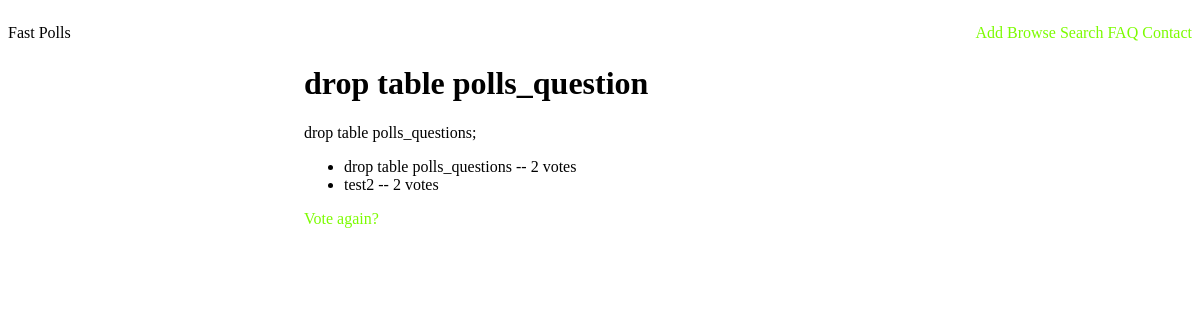
/polls/2/results, run on the app's committed database.
### polls/models.py (models this page shows, shortened)
class Question(models.Model):
    title = models.CharField(max_length=100)
    question_text = models.CharField(max_length=300)
    pub_date = models.DateTimeField('Publication Date')

class Choice(models.Model):
    question = models.ForeignKey(Question)
    choice_text = models.CharField(max_length=300)
    votes = models.IntegerField(default=0)

### polls/views.py (the view)
# urls.py: url(r'^(?P<question_id>[0-9]+)/results$', views.results, name='results'),
def results(request, question_id):
    question = get_object_or_404(Question, pk=question_id)
    return render(request, 'polls/results.html', {'question': question})

### templates/polls/results.html
{% extends 'fast_polls/base.html' %}
{% block main %}
    <h1>{% block title %}{{ question.title }}{% endblock %}</h1>
    <p>{{ question.question_text }}</p>
        <ul>
            {% for choice in question.choice_set.all %}
                <li>{{ choice.choice_text }} -- {{ choice.votes }} vote{{ choice.votes|pluralize }}</li>
            {% endfor %}
        </ul>
    <a href="{% url 'polls:vote' question.id %}">Vote again?</a>
{% endblock %}

### polls/static/style.css (style rules this page uses)
a { color: lawngreen; outline: none; text-decoration: none; }

### data on the page
Question: title "drop table polls_question", question_text "drop table polls_questions;"
Choice: choice_text "drop table polls_questions", votes "2"
Choice: choice_text "test2", votes "2"
